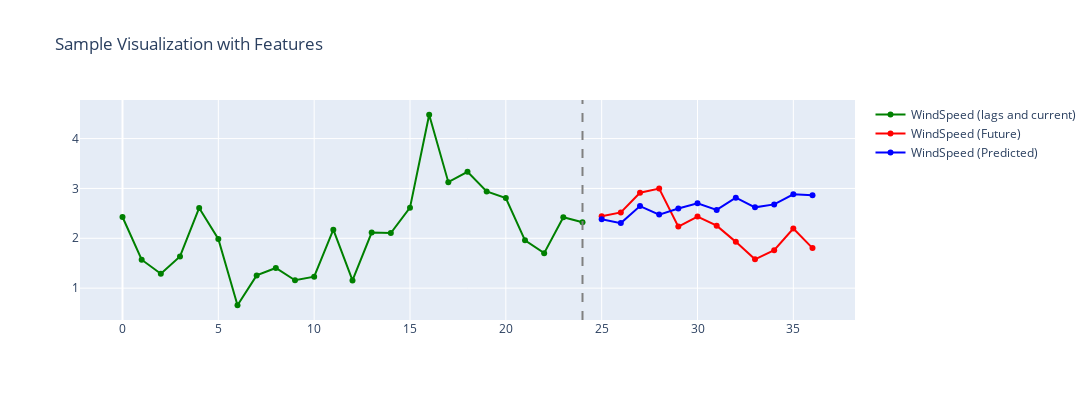

Notebook cell for this chart:
### Code cell
from utils import plot_sample_with_features

# Пример использования
plot_sample_with_features(X_test, y_test, target_variable='WindSpeed', columns=[
        "WindSpeed",
    ], y_pred_values=y_pred)

### Figure 1 — Plotly figure (JSON) as saved in the notebook; plotly's stock layout.template omitted (floating-point values rounded to 4 significant figures)
{"data": [{"line": {"color": "green"}, "mode": "lines+markers", "name": "WindSpeed (lags and current)", "showlegend": true, "type": "scatter", "x": [0, 1, 2, 3, 4, 5, 6, 7, 8, 9, 10, 11, 12, 13, 14, 15, 16, 17, 18, 19, 20, 21, 22, 23, 24], "xaxis": "x", "y": [2.427, 1.57, 1.29, 1.636, 2.608, 1.986, 0.657, 1.256, 1.405, 1.159, 1.229, 2.173, 1.155, 2.116, 2.105, 2.614, 4.478, 3.126, 3.334, 2.941, 2.808, 1.959, 1.702, 2.423, 2.32], "yaxis": "y"}, {"line": {"color": "red"}, "mode": "lines+markers", "name": "WindSpeed (Future)", "showlegend": true, "type": "scatter", "x": [25, 26, 27, 28, 29, 30, 31, 32, 33, 34, 35, 36], "xaxis": "x", "y": [2.443, 2.519, 2.914, 2.998, 2.235, 2.437, 2.253, 1.928, 1.579, 1.763, 2.195, 1.804], "yaxis": "y"}, {"line": {"color": "blue"}, "mode": "lines+markers", "name": "WindSpeed (Predicted)", "showlegend": true, "type": "scatter", "x": [25, 26, 27, 28, 29, 30, 31, 32, 33, 34, 35, 36], "xaxis": "x", "y": [2.382, 2.305, 2.646, 2.476, 2.597, 2.703, 2.57, 2.815, 2.621, 2.68, 2.883, 2.861], "yaxis": "y"}], "layout": {"height": 400, "shapes": [{"line": {"color": "gray", "dash": "dash"}, "type": "line", "x0": 24, "x1": 24, "xref": "x", "y0": 0, "y1": 1, "yref": "y domain"}], "title": {"text": "Sample Visualization with Features"}, "width": 1500, "xaxis": {"anchor": "y", "domain": [0, 1]}, "yaxis": {"anchor": "x", "domain": [0, 1]}}}
